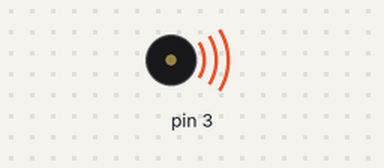
This sketch was run on a simulated Arduino Uno, built with avr-gcc and run on an emulated ATmega328P. Parts: buzzer (waves = sounding). What the sketch prints to the serial monitor is not drawn.

Above: at 0.3 s.
Timing chart, 0 to 12.6 s (numbered marks = the images above):
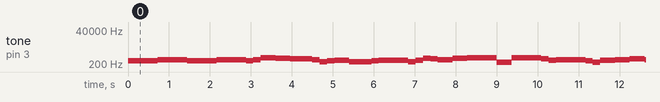

Measured:
- by itself, tone on pin 3: plays 330 Hz for 0.72 s, 392 Hz for 0.72 s, 330 Hz for 0.72 s, 392 Hz for 0.72 s, 330 Hz for 0.18 s, 392 Hz for 0.18 s … (310 notes in this stretch)

The sketch:

braham_s_1.ino
```cpp
#define NOTE_B0  31
#define NOTE_C1  33
#define NOTE_CS1 35
#define NOTE_D1  37
#define NOTE_DS1 39
#define NOTE_E1  41
#define NOTE_F1  44
#define NOTE_FS1 46
#define NOTE_G1  49
#define NOTE_GS1 52
#define NOTE_A1  55
#define NOTE_AS1 58
#define NOTE_B1  62
#define NOTE_C2  65
#define NOTE_CS2 69
#define NOTE_D2  73
#define NOTE_DS2 78
#define NOTE_E2  82
#define NOTE_F2  87
#define NOTE_FS2 93
#define NOTE_G2  98
#define NOTE_GS2 104
#define NOTE_A2  110
#define NOTE_AS2 117
#define NOTE_B2  123
#define NOTE_C3  131
#define NOTE_CS3 139
#define NOTE_D3  147
#define NOTE_DS3 156
#define NOTE_E3  165
#define NOTE_F3  175
#define NOTE_FS3 185
#define NOTE_G3  196
#define NOTE_GS3 208
#define NOTE_A3  220
#define NOTE_AS3 233
#define NOTE_B3  247
#define NOTE_C4  262
#define NOTE_CS4 277
#define NOTE_D4  294
#define NOTE_DS4 311
#define NOTE_E4  330
#define NOTE_F4  349
#define NOTE_FS4 370
#define NOTE_G4  392
#define NOTE_GS4 415
#define NOTE_A4  440
#define NOTE_AS4 466
#define NOTE_B4  494
#define NOTE_C5  523
#define NOTE_CS5 554
#define NOTE_D5  587
#define NOTE_DS5 622
#define NOTE_E5  659
#define NOTE_F5  698
#define NOTE_FS5 740
#define NOTE_G5  784
#define NOTE_GS5 831
#define NOTE_A5  880
#define NOTE_AS5 932
#define NOTE_B5  988
#define NOTE_C6  1047
#define NOTE_CS6 1109
#define NOTE_D6  1175
#define NOTE_DS6 1245
#define NOTE_E6  1319
#define NOTE_F6  1397
#define NOTE_FS6 1480
#define NOTE_G6  1568
#define NOTE_GS6 1661
#define NOTE_A6  1760
#define NOTE_AS6 1865
#define NOTE_B6  1976
#define NOTE_C7  2093
#define NOTE_CS7 2217
#define NOTE_D7  2349
#define NOTE_DS7 2489
#define NOTE_E7  2637
#define NOTE_F7  2794
#define NOTE_FS7 2960
#define NOTE_G7  3136
#define NOTE_GS7 3322
#define NOTE_A7  3520
#define NOTE_AS7 3729
#define NOTE_B7  3951
#define NOTE_C8  4186
#define NOTE_CS8 4435
#define NOTE_D8  4699
#define NOTE_DS8 4978
#define END -1
// notes in the song 'Mukkathe Penne'
int melody[] = {
  NOTE_E4,NOTE_E4,NOTE_G4,NOTE_E4,NOTE_E4,NOTE_G4,
  NOTE_E4,NOTE_G4,NOTE_C5,NOTE_B4,NOTE_A4,NOTE_A4,
  NOTE_G4,NOTE_D4,NOTE_E4,NOTE_F4,NOTE_D4,NOTE_D4,NOTE_E4,

  NOTE_F4,NOTE_D4,NOTE_F4,NOTE_B4,NOTE_A4,NOTE_G4,NOTE_B4,NOTE_C5,NOTE_C4,NOTE_C4,
  NOTE_C5,NOTE_A4,NOTE_F4,NOTE_G4,NOTE_E4,NOTE_C4,NOTE_F4,NOTE_G4,NOTE_A4,
  NOTE_G4,NOTE_C4,NOTE_C4,NOTE_C5,NOTE_A4,NOTE_F4,NOTE_G4,NOTE_E4,NOTE_C4,
  NOTE_F4,NOTE_E4,NOTE_D4,NOTE_C4,

  END,
};

// note durations: 8 = quarter note, 4 = 8th note, etc.
int noteDurations[] = {       //duration of the notes
  4, 4, 8, 4, 4, 8,
  2, 2, 4, 4, 4, 2,
  2, 2, 2, 4, 4, 2, 2,

  8,2,2,2,2,4,4,8,2,2,
  8,2,2,8,2,2,4,4,4,
  8,2,2,8,2,2,8,2,2,
  4,4,4,8,

  20,
};

int speed=90;  //higher value, slower notes
int noteDuration;
int thisNote = 0;

void setup() {

  Serial.begin(9600);

}

void loop() {
    noteDuration = speed*noteDurations[thisNote];
    tone(3, melody[thisNote],noteDuration*1.9);
    Serial.println(melody[thisNote]);

    delay(noteDuration);

    noTone(3);
    thisNote=thisNote+1;
    if (thisNote >= 52)
    {
      thisNote=0;
      }
  // no need to repeat the melody.
}
```
